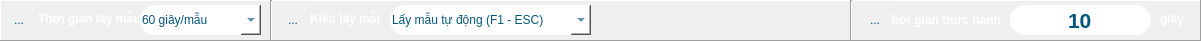
   <widget class="QFrame" name="frame_toolSetup">
    <property name="geometry">
     <rect>
      <x>0</x>
      <y>670</y>
      <width>1201</width>
      <height>41</height>
     </rect>
    </property>
    <property name="styleSheet">
     <string notr="true">QFrame#frame_toolSetup{
	background-color: rgb(25, 149, 173);
    /*background-color: rgb(3, 87, 123);;*/
}</string>
    </property>
    <property name="frameShape">
     <enum>QFrame::Panel</enum>
    </property>
    <property name="frameShadow">
     <enum>QFrame::Raised</enum>
    </property>
    <widget class="QComboBox" name="comboBox_sampleTime">
     <property name="geometry">
      <rect>
       <x>140</x>
       <y>5</y>
       <width>121</width>
       <height>30</height>
      </rect>
     </property>
     <property name="font">
      <font>
       <pointsize>10</pointsize>
       <italic>true</italic>
       <bold>true</bold>
      </font>
     </property>
     <property name="toolTip">
      <string>Cài đặt thời gian lấy mẫu</string>
     </property>
     <property name="layoutDirection">
      <enum>Qt::LeftToRight</enum>
     </property>
     <property name="styleSheet">
      <string notr="true">QComboBox{
color: rgb(3, 87, 123);
background-color: rgb(255, 255, 255);
border: none;
border-style: outset;
border-width: 0px;
border-top-left-radius: 15px;
border-bottom-left-radius: 15px;
}

QComboBox::drop-down{
width: 20;
}
QComboBox:hover{
background-color: rgb(0, 170, 255);
color: rgb(255, 255, 255);
}</string>
     </property>
     <property name="inputMethodHints">
      <set>Qt::ImhHiddenText</set>
     </property>
     <property name="editable">
      <bool>true</bool>
     </property>
     <item>
      <property name="text">
       <string>60 giây/mẫu</string>
      </property>
     </item>
     <item>
      <property name="text">
       <string>30 giây/mẫu</string>
      </property>
     </item>
     <item>
      <property name="text">
       <string>10 giây/mẫu</string>
      </property>
     </item>
     <item>
      <property name="text">
       <string>5 giây/mẫu</string>
      </property>
     </item>
     <item>
      <property name="text">
       <string>2 giây/mẫu</string>
      </property>
     </item>
     <item>
      <property name="text">
       <string>1 mẫu/giây</string>
      </property>
     </item>
     <item>
      <property name="text">
       <string>2 mẫu/giây</string>
      </property>
     </item>
     <item>
      <property name="text">
       <string>5 mẫu/giây</string>
      </property>
     </item>
     <item>
      <property name="text">
       <string>10 mẫu/giây</string>
      </property>
     </item>
     <item>
      <property name="text">
       <string>50 mẫu/giây</string>
      </property>
     </item>
     <item>
      <property name="text">
       <string>100 mẫu/giây</string>
      </property>
     </item>
     <item>
      <property name="text">
       <string>500 mẫu/giây</string>
      </property>
     </item>
    </widget>
    <widget class="QLineEdit" name="lineEdit_playTime">
     <property name="geometry">
      <rect>
       <x>1010</x>
       <y>5</y>
       <width>141</width>
       <height>30</height>
      </rect>
     </property>
     <property name="font">
      <font>
       <pointsize>16</pointsize>
       <bold>true</bold>
      </font>
     </property>
     <property name="toolTip">
      <string>Cài đặt thời gian thực hành</string>
     </property>
     <property name="styleSheet">
      <string notr="true">QLineEdit{
	color: rgb(3, 87, 123);
background-color: rgb(255, 255, 255);
border: none;
border-style: outset;
border-width: 0px;
border-radius: 15px;
}</string>
     </property>
     <property name="text">
      <string>10</string>
     </property>
     <property name="maxLength">
      <number>10</number>
     </property>
     <property name="alignment">
      <set>Qt::AlignCenter</set>
     </property>
    </widget>
    <widget class="QLabel" name="label">
     <property name="geometry">
      <rect>
       <x>38</x>
       <y>9</y>
       <width>101</width>
       <height>20</height>
      </rect>
     </property>
     <property name="font">
      <font>
       <bold>true</bold>
      </font>
     </property>
     <property name="styleSheet">
      <string notr="true">color: rgb(255, 255, 255);</string>
     </property>
     <property name="text">
      <string>Thời gian lấy mẫu</string>
     </property>
    </widget>
    <widget class="QLabel" name="label_timePlay">
     <property name="geometry">
      <rect>
       <x>880</x>
       <y>10</y>
       <width>121</width>
       <height>20</height>
      </rect>
     </property>
     <property name="font">
      <font>
       <bold>true</bold>
      </font>
     </property>
     <property name="layoutDirection">
      <enum>Qt::RightToLeft</enum>
     </property>
     <property name="styleSheet">
      <string notr="true">color: rgb(255, 255, 255);</string>
     </property>
     <property name="text">
      <string>Thời gian thực hành</string>
     </property>
     <property name="alignment">
      <set>Qt::AlignRight|Qt::AlignTrailing|Qt::AlignVCenter</set>
     </property>
    </widget>
    <widget class="Line" name="line">
     <property name="geometry">
      <rect>
       <x>850</x>
       <y>0</y>
       <width>3</width>
       <height>41</height>
      </rect>
     </property>
     <property name="styleSheet">
      <string notr="true"/>
     </property>
     <property name="orientation">
      <enum>Qt::Vertical</enum>
     </property>
    </widget>
    <widget class="Line" name="line_3">
     <property name="geometry">
      <rect>
       <x>270</x>
       <y>0</y>
       <width>3</width>
       <height>41</height>
      </rect>
     </property>
     <property name="orientation">
      <enum>Qt::Vertical</enum>
     </property>
    </widget>
    <widget class="QLabel" name="label_3">
     <property name="geometry">
      <rect>
       <x>1160</x>
       <y>11</y>
       <width>31</width>
       <height>16</height>
      </rect>
     </property>
     <property name="font">
      <font>
       <bold>true</bold>
      </font>
     </property>
     <property name="styleSheet">
      <string notr="true">color: rgb(255, 255, 255);</string>
     </property>
     <property name="text">
      <string>giây</string>
     </property>
    </widget>
    <widget class="QLabel" name="label_2">
     <property name="geometry">
      <rect>
       <x>310</x>
       <y>9</y>
       <width>71</width>
       <height>20</height>
      </rect>
     </property>
     <property name="font">
      <font>
       <bold>true</bold>
      </font>
     </property>
     <property name="styleSheet">
      <string notr="true">color: rgb(255, 255, 255);</string>
     </property>
     <property name="text">
      <string>Kiểu lấy mẫu</string>
     </property>
    </widget>
    <widget class="QComboBox" name="comboBox_sampleType">
     <property name="geometry">
      <rect>
       <x>390</x>
       <y>5</y>
       <width>201</width>
       <height>30</height>
      </rect>
     </property>
     <property name="font">
      <font>
       <pointsize>10</pointsize>
       <italic>true</italic>
       <bold>true</bold>
      </font>
     </property>
     <property name="toolTip">
      <string>Kiểu lấy mẫu</string>
     </property>
     <property name="layoutDirection">
      <enum>Qt::LeftToRight</enum>
     </property>
     <property name="styleSheet">
      <string notr="true">QComboBox{
color: rgb(3, 87, 123);
background-color: rgb(255, 255, 255);
border: none;
border-style: outset;
border-width: 0px;
border-top-left-radius: 15px;
border-bottom-left-radius: 15px;
}

QComboBox::drop-down{
width: 20;
}
QComboBox:hover{
background-color: rgb(0, 170, 255);
color: rgb(255, 255, 255);
}</string>
     </property>
     <property name="inputMethodHints">
      <set>Qt::ImhHiddenText</set>
     </property>
     <property name="editable">
      <bool>true</bool>
     </property>
     <item>
      <property name="text">
       <string>Lấy mẫu tự động (F1 - ESC)</string>
      </property>
     </item>
     <item>
      <property name="text">
       <string>Lấy mẫu bằng tay (F2)</string>
      </property>
     </item>
    </widget>
    <widget class="QToolButton" name="toolButton_toolSampleTime">
     <property name="geometry">
      <rect>
       <x>4</x>
       <y>5</y>
       <width>30</width>
       <height>30</height>
      </rect>
     </property>
     <property name="toolTip">
      <string>Đồ thị đường cong</string>
     </property>
     <property name="styleSheet">
      <string notr="true">QToolButton{
color: rgb(2, 87, 122);
background-color: rgb(240, 240, 240);
border-color: rgb(210, 210, 210);
border-style: outset;
border-width: 0px;
border-radius: 5px;
}
QToolButton:hover{
border-width: 0px;
background-color: rgb(25, 149, 173);
color: rgb(255, 255, 255);
}</string>
     </property>
     <property name="text">
      <string>...</string>
     </property>
     <property name="icon">
      <iconset resource="../chart.qrc">
       <normaloff>:/icon/chart/iconChartClock_On.jpg</normaloff>:/icon/chart/iconChartClock_On.jpg</iconset>
     </property>
     <property name="iconSize">
      <size>
       <width>30</width>
       <height>30</height>
      </size>
     </property>
     <property name="autoRaise">
      <bool>true</bool>
     </property>
    </widget>
    <widget class="QToolButton" name="toolButton_toolSampleTime_2">
     <property name="geometry">
      <rect>
       <x>278</x>
       <y>5</y>
       <width>30</width>
       <height>30</height>
      </rect>
     </property>
     <property name="toolTip">
      <string>Đồ thị đường cong</string>
     </property>
     <property name="styleSheet">
      <string notr="true">QToolButton{
color: rgb(2, 87, 122);
background-color: rgb(240, 240, 240);
border-color: rgb(210, 210, 210);
border-style: outset;
border-width: 0px;
border-radius: 5px;
}
QToolButton:hover{
border-width: 0px;
background-color: rgb(25, 149, 173);
color: rgb(255, 255, 255);
}</string>
     </property>
     <property name="text">
      <string>...</string>
     </property>
     <property name="icon">
      <iconset resource="../chart.qrc">
       <normaloff>:/icon/chart/iconChartManual_On.jpg</normaloff>:/icon/chart/iconChartManual_On.jpg</iconset>
     </property>
     <property name="iconSize">
      <size>
       <width>30</width>
       <height>30</height>
      </size>
     </property>
     <property name="autoRaise">
      <bool>true</bool>
     </property>
    </widget>
    <widget class="QToolButton" name="toolButton_toolSampleTime_3">
     <property name="geometry">
      <rect>
       <x>860</x>
       <y>5</y>
       <width>30</width>
       <height>30</height>
      </rect>
     </property>
     <property name="toolTip">
      <string>Đồ thị đường cong</string>
     </property>
     <property name="styleSheet">
      <string notr="true">QToolButton{
color: rgb(2, 87, 122);
background-color: rgb(240, 240, 240);
border-color: rgb(210, 210, 210);
border-style: outset;
border-width: 0px;
border-radius: 5px;
}
QToolButton:hover{
border-width: 0px;
background-color: rgb(25, 149, 173);
color: rgb(255, 255, 255);
}</string>
     </property>
     <property name="text">
      <string>...</string>
     </property>
     <property name="icon">
      <iconset resource="../chart.qrc">
       <normaloff>:/icon/chart/iconPracticeTime_On.jpg</normaloff>:/icon/chart/iconPracticeTime_On.jpg</iconset>
     </property>
     <property name="iconSize">
      <size>
       <width>30</width>
       <height>30</height>
      </size>
     </property>
     <property name="autoRaise">
      <bool>true</bool>
     </property>
    </widget>
   </widget>
